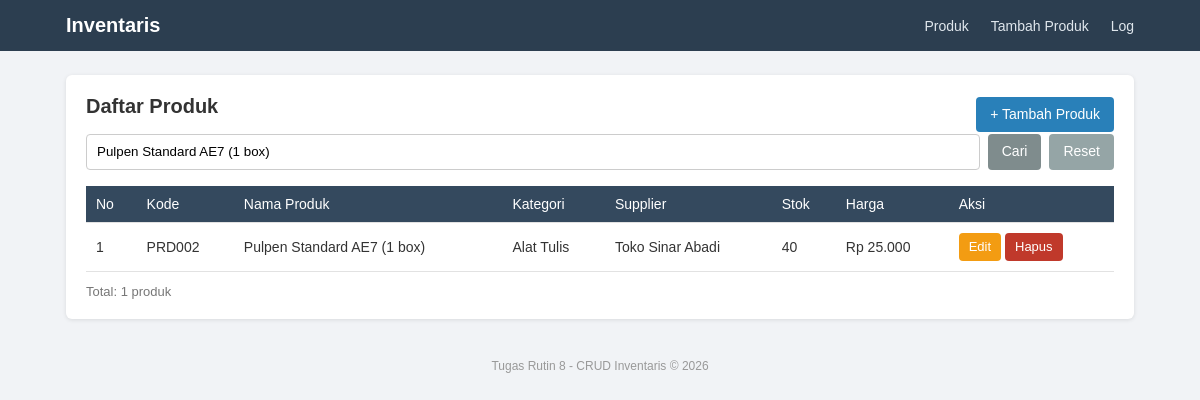
Page /index.php?cari=Pulpen Standard AE7 (1 box) on the committed database.
### tables this page shows
CREATE TABLE produk (
    id_produk INT AUTO_INCREMENT PRIMARY KEY,
    kode_produk VARCHAR(20) NOT NULL UNIQUE,
    nama_produk VARCHAR(100) NOT NULL,
    id_kategori INT NOT NULL,
    id_supplier INT NOT NULL,
    stok INT NOT NULL DEFAULT 0,
    harga DECIMAL(12,2) NOT NULL DEFAULT 0,
    created_at TIMESTAMP DEFAULT CURRENT_TIMESTAMP,
    CONSTRAINT fk_produk_kategori FOREIGN KEY (id_kategori)
        REFERENCES kategori(id_kategori) ON UPDATE CASCADE ON DELETE RESTRICT,
    CONSTRAINT fk_produk_supplier FOREIGN KEY (id_supplier)
        REFERENCES supplier(id_supplier) ON UPDATE CASCADE ON DELETE RESTRICT
);

CREATE TABLE kategori (
    id_kategori INT AUTO_INCREMENT PRIMARY KEY,
    nama_kategori VARCHAR(50) NOT NULL UNIQUE,
    deskripsi VARCHAR(255)
);

CREATE TABLE supplier (
    id_supplier INT AUTO_INCREMENT PRIMARY KEY,
    nama_supplier VARCHAR(100) NOT NULL,
    no_telp VARCHAR(20),
    alamat VARCHAR(255)
);

### includes/functions.php (called while the page is built, shortened)
<?php
function rupiah($angka)
{
    return 'Rp ' . number_format($angka, 0, ',', '.');
}

### index.php (the view, shortened to what this page needs)
<?php
require_once 'includes/functions.php';
$db = Database::getInstance()->getConnection();
$cari = isset($_GET['cari']) ? trim($_GET['cari']) : '';
$perHalaman = 5;
$halaman = isset($_GET['hal']) ? (int) $_GET['hal'] : 1;
$where = '';
$params = [];
if ($cari !== '') {
    $where = "WHERE p.nama_produk LIKE :cari1 OR p.kode_produk LIKE :cari2 OR k.nama_kategori LIKE :cari3";
    $params = [
        ':cari1' => "%$cari%",
        ':cari2' => "%$cari%",
        ':cari3' => "%$cari%",
    ];
}
$stmt = $db->prepare("SELECT COUNT(*) FROM produk p
                      JOIN kategori k ON p.id_kategori = k.id_kategori
                      $where");
$stmt->execute($params);
$totalData = (int) $stmt->fetchColumn();
$offset = ($halaman - 1) * $perHalaman;
$sql = "SELECT p.id_produk, p.kode_produk, p.nama_produk, p.stok, p.harga,
               k.nama_kategori, s.nama_supplier
        FROM produk p
        JOIN kategori k ON p.id_kategori = k.id_kategori
        JOIN supplier s ON p.id_supplier = s.id_supplier
        $where
        ORDER BY p.id_produk DESC
        LIMIT :limit OFFSET :offset";
$stmt = $db->prepare($sql);
foreach ($params as $key => $val) {
    $stmt->bindValue($key, $val);
}
$stmt->bindValue(':limit', $perHalaman, PDO::PARAM_INT);
$stmt->bindValue(':offset', $offset, PDO::PARAM_INT);
$stmt->execute();
$produk = $stmt->fetchAll();
require_once 'includes/header.php';
?>
<div class="card">
    <div class="card-header">
        <h2>Daftar Produk</h2>
        <a href="create.php" class="btn btn-primary">+ Tambah Produk</a>
    </div>
    <form method="GET" class="form-cari">
        <input type="text" name="cari" placeholder="Cari nama, kode, atau kategori..." value="<?= htmlspecialchars($cari) ?>">
        <button type="submit" class="btn">Cari</button>
        <?php if ($cari !== ''): ?>
            <a href="index.php" class="btn btn-secondary">Reset</a>
        <?php endif; ?>
    </form>
    <div class="tabel-wrap">
        <table>
            <thead>
                <tr>
                    <th>No</th>
                    <th>Kode</th>
                    <th>Nama Produk</th>
                    <th>Kategori</th>
                    <th>Supplier</th>
                    <th>Stok</th>
                    <th>Harga</th>
                    <th>Aksi</th>
                </tr>
            </thead>
            <tbody>
                <?php $no = $offset + 1; ?>
                <?php foreach ($produk as $row): ?>
                    <tr>
                        <td><?= $no++ ?></td>
                        <td><?= htmlspecialchars($row['kode_produk']) ?></td>
                        <td><?= htmlspecialchars($row['nama_produk']) ?></td>
                        <td><?= htmlspecialchars($row['nama_kategori']) ?></td>
                        <td><?= htmlspecialchars($row['nama_supplier']) ?></td>
                        <td><?= htmlspecialchars($row['stok']) ?></td>
                        <td><?= htmlspecialchars(rupiah($row['harga'])) ?></td>
                        <td class="aksi">
                            <a href="update.php?id=<?= (int) $row['id_produk'] ?>" class="btn btn-sm btn-warning">Edit</a>
                            <form action="delete.php" method="POST" onsubmit="return confirm('Yakin mau hapus produk ini?')">
                                <button type="submit" class="btn btn-sm btn-danger">Hapus</button>
                            </form>
                        </td>
                    </tr>
                <?php endforeach; ?>
            </tbody>
        </table>
    </div>
    <p class="info">Total: <?= $totalData ?> produk</p>
</div>
<?php require_once 'includes/footer.php'; ?>

### style.css (style rules this page uses)
* { margin: 0; padding: 0; box-sizing: border-box; }
body { font-family: Arial, Helvetica, sans-serif; background: #f1f3f6; color: #333; font-size: 14px; }
.card { background: #fff; border-radius: 6px; padding: 20px; box-shadow: 0 1px 4px rgba(0, 0, 0, 0.1); margin-bottom: 20px; }
.card h2 { font-size: 20px; margin-bottom: 16px; }
.card-header { display: flex; justify-content: space-between; align-items: center; flex-wrap: wrap; gap: 10px; }
.btn { display: inline-block; padding: 8px 14px; border: none; border-radius: 4px; background: #7f8c8d; color: #fff; text-decoration: none; cursor: pointer; font-size: 14px; font-family: inherit; line-height: 1.4; }
.btn-primary { background: #2980b9; }
.btn-secondary { background: #95a5a6; }
.btn-warning { background: #f39c12; }
.btn-danger { background: #c0392b; }
.btn-sm { padding: 5px 10px; font-size: 13px; }
.form-cari { display: flex; gap: 8px; margin-bottom: 16px; flex-wrap: wrap; }
.form-cari input { flex: 1; min-width: 180px; padding: 8px 10px; border: 1px solid #ccc; border-radius: 4px; }
.tabel-wrap { overflow-x: auto; }
table { width: 100%; border-collapse: collapse; }
th, td { padding: 10px; border-bottom: 1px solid #e2e2e2; text-align: left; }
th { background: #34495e; color: #fff; font-weight: normal; }
.aksi { white-space: nowrap; }
.aksi form { display: inline; }
.info { margin-top: 12px; color: #777; font-size: 13px; }

### rows in the picture
produk: kode_produk "PRD002", nama_produk "Pulpen Standard AE7 (1 box)", id_kategori.nama_kategori "Alat Tulis", id_supplier.nama_supplier "Toko Sinar Abadi", stok "40", harga "Rp 25.000"

### other values in the picture
$totalData "1"
